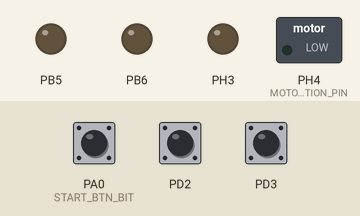
Simulated run of this program. Board: ATmega2560, built with avr-gcc and emulated at 16 MHz (the files do not name the chip). Shown: switched loads named in the program (green lamp = pin HIGH), output pins drawn as LEDs (lit = HIGH). The test bench sets the inputs (shaded band); at power-on: PA0 (START_BTN_BIT) HIGH, PD2 LOW, PD3 LOW. What the program prints to the serial monitor is not drawn.

Above: at 1.2 s.
1.3 s: PA0 (START_BTN_BIT) pulled LOW for 0.15 s
At 2.4 s:
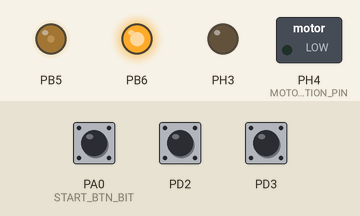
4.4 s: PD2 pulsed HIGH 5 times (0.12 s each, 0.3 s apart)
At 7.2 s:
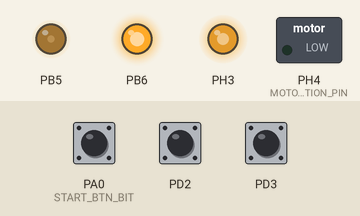
7.4 s: PD2 driven HIGH
At 9.6 s:
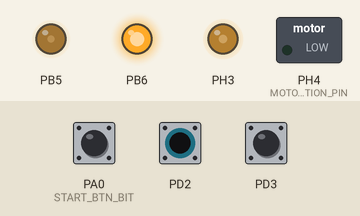
10.4 s: PD3 driven HIGH
At 11.5 s:
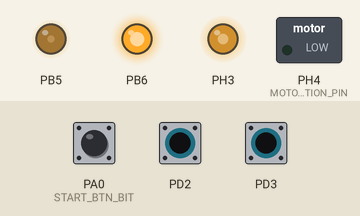
12.0 s: PD3 pulsed LOW 5 times (0.12 s each, 0.3 s apart)
At 14.96 s:
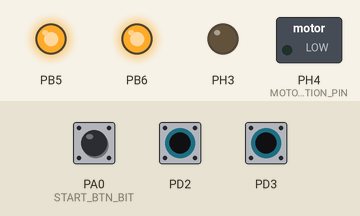
Timing chart, 0 to 16.0 s (numbered marks = the images above; inputs shaded):
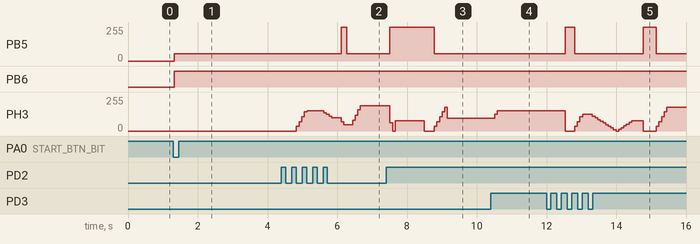

The program:

main.cpp
```cpp
#include <avr/io.h>
#include <avr/interrupt.h>
#include <util/delay.h>

#include "sound.h"
#include "motor.h"
#include "light.h"
#include "controller/driving.h"

/* ---------------------------------- *
 *  Define constants for main program *
 * ---------------------------------- */

// Define what port and pin number the start button is connected to
#define START_BTN_PORT PORTA
#define START_BTN_PIN PINA
#define START_BTN_DDR DDRA
#define START_BTN_BIT PA0

/* ---------------------------------- */

/* ---------------------------------- *
 *  Main program of car               *
 * ---------------------------------- */

void waitForStartPress();
void initSensors();
void onReflexEncountered();
void disableExternalInterrupts();
void enableExternalInterrupts();

// Variable for storing pointer to driving control
DrivingControl *drivingControlPtr;

// Variable for storing amount of reflexes encountered
volatile unsigned int reflexesEncountered = 0;

int main(void)
{
    // Wait until start signal is given
    waitForStartPress();

    // Initialize dependency tree (drivers)
    UART uartDriver;
    Motor motorDriver;
    Sound soundDriver(&uartDriver);
    Light lightDriver;
    DrivingControl divingControl(&motorDriver, &soundDriver, &lightDriver);
    drivingControlPtr = &divingControl;

    // Enable interrupts globally
    sei();

    // Start car
    drivingControlPtr->start();

    // Init sensors on side of car
    initSensors();

    // Wait for reflexes to be encountered
    while (1)
    {
    }
}

// Waits for a complete press of the start button (down and up)
void waitForStartPress()
{
    char pinMask = 1 << START_BTN_BIT;

    // Configure start button pin as input and with pull-up resistor
    START_BTN_DDR &= pinMask;  // CLEAR
    START_BTN_PORT |= pinMask; // SET

    // Wait for start button down
    while ((START_BTN_PIN & pinMask) == 0)
    {
    }

    // Wait for start button up, to complete press
    while (START_BTN_PIN & pinMask)
    {
    }
}

// Enables external interrupts INT2 and INT3 for sensors on the side of the car
void initSensors()
{
    EICRA |= 0b11110000; // Set INT2 and INT3 to trigger on falling edge
    EIMSK |= 0b00001100; // Enable exernal interrupt INT2 (PD2) and INT3 (PD3)
}

// Interrupt for reflex 1
ISR(INT2_vect)
{
    onReflexEncountered();
}

// Interrupt for reflex 2
ISR(INT3_vect)
{
    onReflexEncountered();
}

void onReflexEncountered()
{
    _delay_ms(100);
    disableExternalInterrupts();

    // Handling driving instructions
    drivingControlPtr->handleReflex(reflexesEncountered);
    reflexesEncountered++;

    _delay_ms(100);
    enableExternalInterrupts();
}

// Disables external interrupts INT2 and INT3 for sensors on the side of the car
void disableExternalInterrupts()
{
    EIMSK &= ~((1 << INT2) | (1 << INT3)); // Disable external interrupt INT2 (PD2) and INT3 (PD3)
    EIFR |= ((1 << INTF2) | (1 << INTF3)); // Clear interrupt flag INTF2 and INTF3
}

// Enables external interrupts INT2 and INT3 for sensors on the side of the car
void enableExternalInterrupts()
{
    EIMSK |= ((1 << INT2) | (1 << INT3)); // Enable external interrupt INT2 (PD2)
}

/* ---------------------------------- */
```

driving.cpp
```cpp
#include "driving.h"
#include "uart.h"
#include <avr/io.h>
#include "uart.h"
#include <util/delay.h>

DrivingControl::DrivingControl(Motor *motorDriver, Sound *soundDriver, Light *lightDriver)
    : motorDriverPtr_(motorDriver),
      soundDriverPtr_(soundDriver),
      lightDriverPtr_(lightDriver)
{
}

void DrivingControl::start()
{
    lightDriverPtr_->turnOnHeadlight();
    lightDriverPtr_->turnOnTaillight();

    soundDriverPtr_->playSound(START_SOUND);
    _delay_ms(3000);

    // Start with a speed of 60
    drive(60);
}

void DrivingControl::handleReflex(unsigned char reflexNo)
{
    // On every reflex lower than the end reflex, then play sound
    if (reflexNo < 11)
    {
        soundDriverPtr_->playSound(REFLEX_SOUND);
    }

    switch (reflexNo)
    {
    case 0:
        // If reflex is 1, then decelerate slowly
        _delay_ms(200);
        drive(40, 5);
        break;
    case 1:
        // If reflex is 2, then decelerate a little faster and then wait a bit, then accelerate up the ramp
        lightDriverPtr_->engageBrakeLight();
        drive(20, 10);
        lightDriverPtr_->disengageBrakeLight();
        _delay_ms(175);
        drive(75, 15);

        break;
    case 2:
        // If reflex is 3, then try to brake the car, but also reverse when it is driving down the ramp
        // Afterwards, drive with a speed of 70
        lightDriverPtr_->engageBrakeLight();
        drive(0, 50);
        //_delay_ms(50);
        reverse(30, 30);
        _delay_ms(750);
        reverse(0, 30);
        _delay_ms(225);
        lightDriverPtr_->disengageBrakeLight();
        drive(70);
    case 3:
        // If reflex is 3, then slow down a bit
        drive(60);
        _delay_ms(200);
        break;
    case 4:
        // If reflex is 4, then just continue driving
        _delay_ms(100);
        break;
    case 5:
        // If reflex is 5, then brake fast and afterwards reverse with a speed of 50
        lightDriverPtr_->engageBrakeLight();
        drive(0, 60);
        _delay_ms(200);
        lightDriverPtr_->disengageBrakeLight();

        reverse(50);
        break;
    case 6:
        // If reflex is 6, then slow down to be ready for breaking
        reverse(30, 5);
        _delay_ms(50);
        break;
    case 7:
        // If reflex is 7, then decelerate car to a halt and then drive with a speed of 70
        lightDriverPtr_->engageBrakeLight();
        reverse(0, 30);
        _delay_ms(300);
        lightDriverPtr_->disengageBrakeLight();

        drive(70);

        break;
    case 8:
        // If reflex is 8, then do nothing but wait a bit so reflex doesn't get triggered twice
        _delay_ms(300);
        break;
    case 9:
        // If reflex is 9, then do nothing but wait a bit so reflex doesn't get triggered twice
        _delay_ms(200);
        break;
    case 10:
        // If reflex is 10, then stop the car
        end();
        _delay_ms(1000);
        break;
    default:
        drive(0);
        break;
    }
}

void DrivingControl::end()
{
    // Brake the car to a halt with braking lights
    lightDriverPtr_->engageBrakeLight();
    drive(0, 80);
    _delay_ms(100);
    reverse(20, 0);
    _delay_ms(100);
    reverse(0);
    _delay_ms(500);
    lightDriverPtr_->disengageBrakeLight();
    lightDriverPtr_->turnOffHeadlight();
    lightDriverPtr_->turnOffTaillight();

    // Play end sound
    _delay_ms(1000);
    soundDriverPtr_->playSound(END_SOUND);
}

void DrivingControl::drive(unsigned int speed, unsigned char accelerationRate)
{
    // If direction is not forward, then decelerate the car to standstil and set direction to forward
    // Before getting the car to the new speed
    if (motorDriverPtr_->getDirection() != MOTOR_DIRECTION_FORWARD)
    {
        reverse(0, accelerationRate);
        motorDriverPtr_->setDirection(MOTOR_DIRECTION_FORWARD);
    }

    // Accelerate/Decelerate the motor to speed
    if (speed < motorDriverPtr_->getSpeed())
    {
        // If new speed is below how fast the car is currently driving, then decelerate
        motorDriverPtr_->decelerate(speed, accelerationRate);
    }
    else
    {
        // If new speed is above how fast the car is currently driving, then accelerate
        motorDriverPtr_->accelerate(speed, accelerationRate);
    }
}

void DrivingControl::brake()
{
    // Start brake lights when starting to brake
    lightDriverPtr_->engageBrakeLight();

    // Decelerate the motor to a standstill
    motorDriverPtr_->decelerate(0);

    // Stop brake lights when car finished braking
    lightDriverPtr_->disengageBrakeLight();
}

void DrivingControl::reverse(unsigned int speed, unsigned char accelerationRate)
{
    // If direction is not backward, then decelerate the car to standstil and set direction to backward
    // Before getting the car to the new speed
    if (motorDriverPtr_->getDirection() != MOTOR_DIRECTION_BACKWARD)
    {
        drive(0, accelerationRate);
        motorDriverPtr_->setDirection(MOTOR_DIRECTION_BACKWARD);
    }

    // Accelerate/Decelerate the motor to speed
    if (speed < motorDriverPtr_->getSpeed())
    {
        // If new speed is below how fast the car is currently driving, then decelerate
        motorDriverPtr_->decelerate(speed, accelerationRate);
    }
    else
    {
        // If new speed is above how fast the car is currently driving, then accelerate
        motorDriverPtr_->accelerate(speed, accelerationRate);
    }
}
```

driving.h
```cpp
#pragma once

#include "motor.h"
#include "sound.h"
#include "light.h"

class DrivingControl
{
public:
    DrivingControl(Motor *motorDriver, Sound *soundDriver, Light *lightDriver);

    void start();

    // Handles a reflex and executes the corresponding instructions
    void handleReflex(unsigned char reflexNo);

    // Drives the car forward
    void drive(unsigned int speed, unsigned char accelerationRate = 0);

    // Brakes the car to a halt
    void brake();

    // Reverses the car backwards
    void reverse(unsigned int speed, unsigned char accelerationRate = 0);

private:
    Motor *motorDriverPtr_;
    Sound *soundDriverPtr_;
    Light *lightDriverPtr_;

    void end();
};
```

light.cpp
```cpp
#include <avr/io.h>
#include "light.h"

using namespace std;

const unsigned int headlightOCR1B = 65534;  // lysstyrke for forlys
const unsigned int taillightOCR1A = 14500;  // lysstyrke for baglys
const unsigned int brakelightOCR1A = 65534; // lysstyrke for bremselys
const unsigned int TOP = 65535;

Light::Light()
{
}

void Light::turnOnHeadlight()
{
    OCR1B = headlightOCR1B;

    // Set the Timer 1 to Fast PWM mode, with ICR1 as TOP, non-inverting mode
    TCCR1A |= (1 << COM1B1);
    TCCR1A |= (1 << WGM11);
    TCCR1B |= (1 << WGM12) | (1 << WGM13);

    // Ingen prescaling
    TCCR1B |= (1 << CS10);

    // Set OC1B as the output compare pin, OC1A = PB6, set PB6 så forlys LED'erne lyser
    DDRB |= (1 << PB6);
    PORTB |= (1 << PB6);

    ICR1 = TOP; // Set TOP = 65535
}
void Light::turnOffHeadlight()
{
    // Disabler bit 6 igen for at slukke forlyset
    OCR1B = 0;
}
void Light::turnOnTaillight()
{
    OCR1A = taillightOCR1A;

    // Set the Timer 1 to Fast PWM mode, with ICR1 as TOP, non-inverting mode
    TCCR1A |= (1 << COM1A1);
    TCCR1A |= (1 << WGM11);
    TCCR1B |= (1 << WGM12) | (1 << WGM13);

    // Ingen prescaling
    TCCR1B |= (1 << CS10);

    // Set OC1A as the output compare pin, OC1A = PB5, set PB5 så baglys LED'erne lyser
    DDRB |= (1 << PB5);
    PORTB |= (1 << PB5);

    ICR1 = TOP; // Set TOP = 65535
}
void Light::turnOffTaillight()
{
    // disabler bit 5 for at slukke baglyset igen
    OCR1A = 0;
}
void Light::engageBrakeLight()
{
    // Skriver højere duty cycle til baglys agerende som bremselys
    OCR1A = brakelightOCR1A;
}
void Light::disengageBrakeLight()
{
    // Reverter til alm. baglys
    OCR1A = taillightOCR1A;
}
```

light.h
```cpp
#pragma once

class Light
{
public:
    Light();
    void turnOnHeadlight();
    void turnOffHeadlight();
    void turnOnTaillight();
    void turnOffTaillight();
    void engageBrakeLight();
    void disengageBrakeLight();
};
```

motor.cpp
```cpp
#include "motor.h"
#include <avr/io.h>
#include <math.h>
#include <util/delay.h>

/* ----------------------------------- *
 *  Define internal private constants  *
 *  for motor driver                   *
 * ----------------------------------- */

#define MOTOR_DEFAULT_ACCELERATION_TICK_MS 75
#define MOTOR_ACCELERATION_PER_TICK 14 // Acceleration in procent points every tick
#define MOTOR_DECELERATION_PER_TICK 32 // Deceleration in procent points of duty cycle every tick

#define MOTOR_DIRECTION_DDR DDRH
#define MOTOR_DIRECTION_PORT PORTH
#define MOTOR_DIRECTION_PIN PH4

/* ----------------------------------- *
 *  Motor driver logic                 *
 * ----------------------------------- */

// Initialize motor driver
Motor::Motor()
{
    // Set direction pin to output
    MOTOR_DIRECTION_DDR |= (1 << MOTOR_DIRECTION_PIN);

    // Initialize PWM
    // Mode = 3 (PWM, Phase Correct, 10 bit), Prescaler = 64, (~120Hz)
    // Set OC1A on match down counting / Clear OC1A on match up counting
    TCCR4A = 0b10000011;
    TCCR4B = 0b00000011;
    writeDutyCycle(0);

    // Set PWM pin to output
    DDRH |= (1 << PH3);
    PORTH &= ~(1 << PH3);
}

void Motor::accelerate(unsigned char toSpeed, unsigned char accelerationRate)
{
    // Make sure toSpeed is above the current speed and speed is less than 100
    if (readDutyCycle() >= toSpeed || toSpeed > 100)
    {
        return;
    }

    unsigned char finalSpeed = readDutyCycle();
    while (finalSpeed < toSpeed)
    {
        // Increment speed
        finalSpeed += accelerationRate != 0 ? accelerationRate : MOTOR_ACCELERATION_PER_TICK;
        finalSpeed = finalSpeed > toSpeed ? toSpeed : finalSpeed;

        // Update pwm duty cycle
        writeDutyCycle(finalSpeed);

        _delay_ms(MOTOR_DEFAULT_ACCELERATION_TICK_MS);
    }
}

void Motor::decelerate(unsigned char toSpeed, unsigned char accelerationRate)
{
    // Make sure toSpeed is below the current speed or speed is less than 0
    if (readDutyCycle() <= toSpeed || toSpeed < 0)
    {
        return;
    }

    unsigned char finalSpeed = readDutyCycle();
    while (finalSpeed > toSpeed)
    {
        // Decrement speed
        unsigned char accelerationTickrate = accelerationRate != 0 ? accelerationRate : MOTOR_DECELERATION_PER_TICK;
        finalSpeed = finalSpeed < accelerationTickrate ? 0 : finalSpeed - accelerationTickrate;

        // Update pwm duty cycle
        writeDutyCycle(finalSpeed);

        // Wait one tick
        _delay_ms(MOTOR_DEFAULT_ACCELERATION_TICK_MS);
    }
}

char Motor::getDirection()
{
    return readDirection();
}

unsigned char Motor::getSpeed()
{
    return readDutyCycle();
}

void Motor::setDirection(char direction)
{
    writeDirection(direction);
}

unsigned char Motor::readDutyCycle()
{
    // If OCR register is 0 then avoid dividing by 0
    if (OCR4A == 0)
    {
        return 0;
    }
    unsigned int dutyCycle = ((unsigned long)100 * OCR4A) / 1023;

    return dutyCycle;
}

void Motor::writeDirection(char direction)
{
    // Only change direction if motor is stopped
    if (readDutyCycle() > 0)
    {
        return;
    }

    // Make sure valid direction is given
    if (direction != MOTOR_DIRECTION_FORWARD && direction != MOTOR_DIRECTION_BACKWARD)
    {
        return;
    }

    // Change direction
    if (direction == MOTOR_DIRECTION_FORWARD)
    {
        // Set direction pin to low if direction is forward
        MOTOR_DIRECTION_PORT &= ~(1 << MOTOR_DIRECTION_PIN);
    }
    else
    {
        // Set direction pin to high if direction is backward
        MOTOR_DIRECTION_PORT |= (1 << MOTOR_DIRECTION_PIN);
    }
}

void Motor::writeDutyCycle(const unsigned char dutyCycle)
{
    // If duty cycle given is 0 then avoid dividing by 0
    if (dutyCycle == 0)
    {
        OCR4A = 0;
        return;
    }

    unsigned long dutyCycleLong = (unsigned long)1023 * dutyCycle;
    OCR4A = dutyCycleLong / 100;
}

char Motor::readDirection()
{
    if (MOTOR_DIRECTION_PORT & (1 << MOTOR_DIRECTION_PIN))
    {
        return MOTOR_DIRECTION_BACKWARD;
    }

    return MOTOR_DIRECTION_FORWARD;
}
```

motor.h
```cpp
#pragma once

#define MOTOR_DIRECTION_FORWARD 1
#define MOTOR_DIRECTION_BACKWARD -1

class Motor
{
public:
    // Initialize motor driver
    Motor();

    // Accelerate motor up to speed. Speed given in m/s
    void accelerate(unsigned char toSpeed, unsigned char accelerationRate = 0);

    // Decelerate motor down from speed. Speed given in m/s
    void decelerate(unsigned char toSpeed, unsigned char accelerationRate = 0);

    unsigned char getSpeed();
    char getDirection();

    void setDirection(char direction);

private:
    void writeDirection(char direction);
    void writeDutyCycle(const unsigned char dutyCycle);

    char readDirection();
    unsigned char readDutyCycle();
};
```

sound.cpp
```cpp
#include "sound.h"
#include "uart.h"
#include <stdio.h>
#include <stdlib.h>
#include <avr/io.h>
#include <util/delay.h>

Sound::Sound(UART *uartDriver)
{
    uart = uartDriver;

    // Volume set to max
    char volume[8] = {0x7E, 0x06, 0x00, 0x00, 0x1E, 0xFF, 0xDC, 0xEF};
    uart->sendCommand(volume);

    // Setting to play from sdCard
    char source[8] = {0x7E, 0x09, 0x00, 0x00, 0x02, 0xFF, 0xF5, 0xEF};
    uart->sendCommand(source);

    // Setting equlizer to bass
    char equ[] = {0x7E, 0x07, 0x00, 0x00, 0x05, 0xFF, 0xF4, 0xEF};
    uart->sendCommand(equ);
}

void Sound::playSound(int song)
{
    switch (song)
    {
    case 1:
    {
        _delay_ms(500); // Make delay to avoid somo not being ready

        // Play start track
        char startTrack[] = {0x7E, 0x0F, 0x00, 0x01, 0x01, 0xFF, 0xEF, 0xEF};
        uart->sendCommand(startTrack);
        break;
    }
    case 2:
    {
        // Plays reflex sound
        char reflexSound[] = {0x7E, 0x0F, 0x00, 0x01, 0x02, 0xFF, 0xEE, 0xEF};
        uart->sendCommand(reflexSound);
        break;
    }
    case 3:
    {
        // Plays stop sound
        char stopSound[] = {0x7E, 0x0F, 0x00, 0x01, 0x03, 0xFF, 0xED, 0xEF};
        uart->sendCommand(stopSound);
        break;
    }
    default:
        break;
    };
}
```

sound.h
```cpp
#pragma once
#include "uart.h"

#define START_SOUND 1
#define REFLEX_SOUND 2
#define END_SOUND 3

class Sound
{
public:
    Sound(UART *uartDriver);

    void playSound(int song);

private:
    UART *uart;
};
```

uart.h
```cpp
#pragma once

class UART
{
public:
    UART();

    void sendChar(char Tegn);
    void sendCommand(char *array);
};

/************************************************
 * "uart.h":                                     *
 * Header file for Mega2560 UART driver. *
 * Using UART 0.                                 *
 * Henning Hargaard, 16/11 2022                  *
 *************************************************/
#include <avr/io.h>
#include <stdlib.h>

void InitUART(unsigned long BaudRate, unsigned char DataBit);
void SendChar(const char Tegn);
void SendString(const char *Streng);
unsigned char CharReady();
char ReadChar();
void SendInteger(int Tal);
```

Source omitted: uart.cpp (1261 bytes)

Measured:
- after the input at 1.3 s, PB5: 0/255 → 56/255 at once; PB6: LOW → HIGH at once
- after the input at 4.4 s, PB5: 56/255 → 255/255 after 1.7 s, → 56/255 0.15 s later
- after the input at 7.4 s, PB5: 56/255 → 255/255 after 0.11 s, → 56/255 1.3 s later
- after the input at 10.4 s, PH3: 94/255 → 127/255 after 0.11 s, → 153/255 0.07 s later
- after the input at 12.0 s, PB5: 56/255 → 255/255 after 0.53 s, → 56/255 0.27 s later, → 255/255 2.0 s later, → 56/255 0.37 s later
